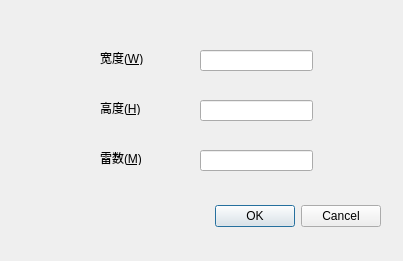
<?xml version="1.0" encoding="UTF-8"?>
<ui version="4.0">
 <class>OptionDialog</class>
 <widget class="QDialog" name="OptionDialog">
  <property name="geometry">
   <rect>
    <x>0</x>
    <y>0</y>
    <width>403</width>
    <height>261</height>
   </rect>
  </property>
  <property name="windowTitle">
   <string>Option</string>
  </property>
  <widget class="QDialogButtonBox" name="buttonBox">
   <property name="geometry">
    <rect>
     <x>40</x>
     <y>200</y>
     <width>341</width>
     <height>32</height>
    </rect>
   </property>
   <property name="orientation">
    <enum>Qt::Horizontal</enum>
   </property>
   <property name="standardButtons">
    <set>QDialogButtonBox::Cancel|QDialogButtonBox::Ok</set>
   </property>
  </widget>
  <widget class="QLabel" name="widthlabel">
   <property name="geometry">
    <rect>
     <x>100</x>
     <y>50</y>
     <width>72</width>
     <height>15</height>
    </rect>
   </property>
   <property name="text">
    <string>宽度(&amp;W)</string>
   </property>
   <property name="buddy">
    <cstring>widthEdit</cstring>
   </property>
  </widget>
  <widget class="QLineEdit" name="widthEdit">
   <property name="geometry">
    <rect>
     <x>200</x>
     <y>50</y>
     <width>113</width>
     <height>21</height>
    </rect>
   </property>
  </widget>
  <widget class="QLabel" name="heightlabel">
   <property name="geometry">
    <rect>
     <x>100</x>
     <y>100</y>
     <width>72</width>
     <height>15</height>
    </rect>
   </property>
   <property name="text">
    <string>高度(&amp;H)</string>
   </property>
   <property name="buddy">
    <cstring>heightEdit</cstring>
   </property>
  </widget>
  <widget class="QLineEdit" name="heightEdit">
   <property name="geometry">
    <rect>
     <x>200</x>
     <y>100</y>
     <width>113</width>
     <height>21</height>
    </rect>
   </property>
  </widget>
  <widget class="QLabel" name="minelabel">
   <property name="geometry">
    <rect>
     <x>100</x>
     <y>150</y>
     <width>72</width>
     <height>15</height>
    </rect>
   </property>
   <property name="text">
    <string>雷数(&amp;M)</string>
   </property>
   <property name="buddy">
    <cstring>mineEdit</cstring>
   </property>
  </widget>
  <widget class="QLineEdit" name="mineEdit">
   <property name="geometry">
    <rect>
     <x>200</x>
     <y>150</y>
     <width>113</width>
     <height>21</height>
    </rect>
   </property>
  </widget>
 </widget>
 <resources/>
 <connections>
  <connection>
   <sender>buttonBox</sender>
   <signal>accepted()</signal>
   <receiver>OptionDialog</receiver>
   <slot>accept()</slot>
   <hints>
    <hint type="sourcelabel">
     <x>248</x>
     <y>254</y>
    </hint>
    <hint type="destinationlabel">
     <x>157</x>
     <y>274</y>
    </hint>
   </hints>
  </connection>
  <connection>
   <sender>buttonBox</sender>
   <signal>rejected()</signal>
   <receiver>OptionDialog</receiver>
   <slot>reject()</slot>
   <hints>
    <hint type="sourcelabel">
     <x>316</x>
     <y>260</y>
    </hint>
    <hint type="destinationlabel">
     <x>286</x>
     <y>274</y>
    </hint>
   </hints>
  </connection>
 </connections>
</ui>
